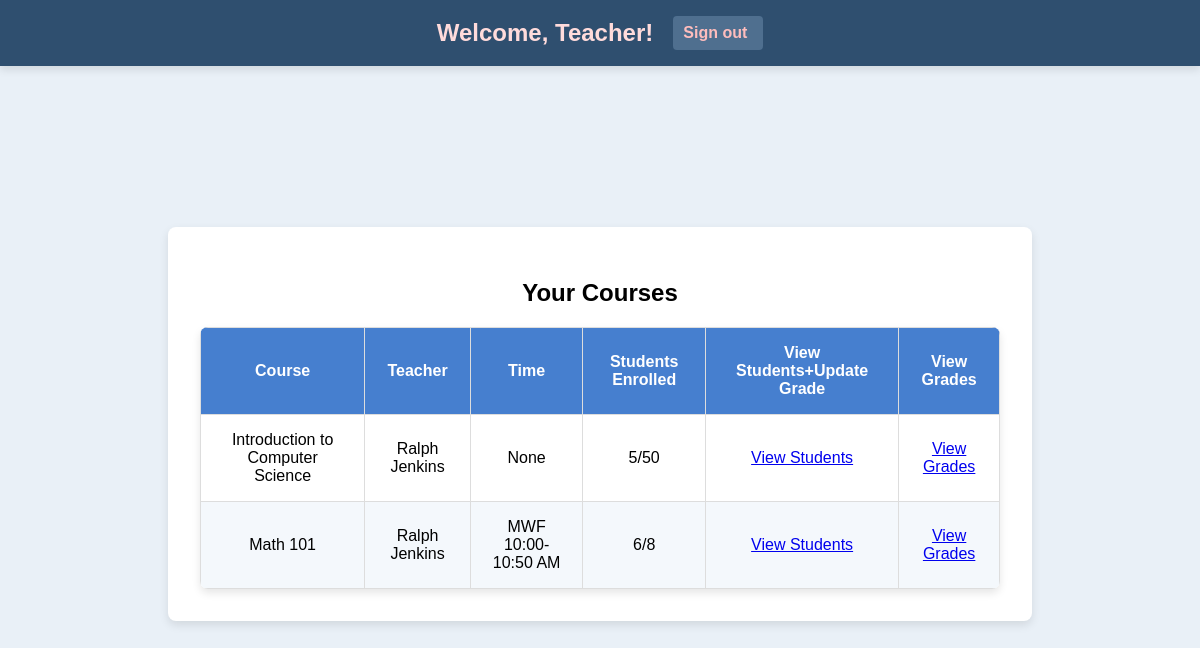
Page /teacher_dashboard (signed in) on the earlier database version.
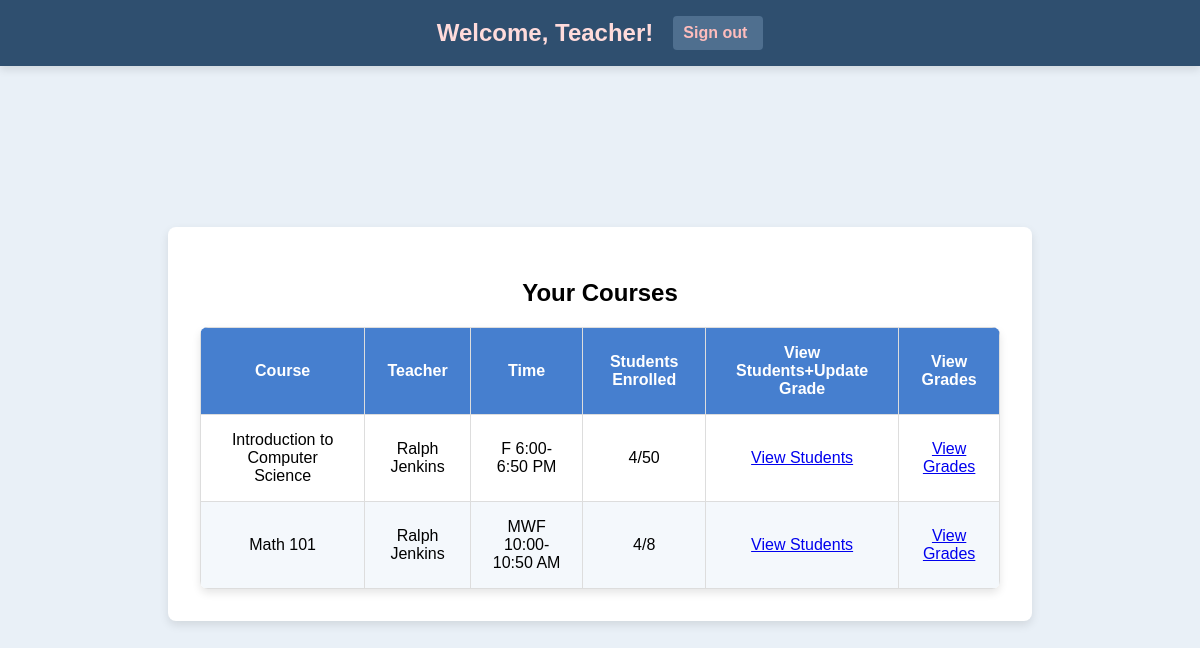
Same page on the later database version.
### app.py (models this page shows, shortened)
class Course(db.Model):
    id = db.Column(db.Integer, primary_key=True)
    course_code = db.Column(db.String(10))
    course_name = db.Column(db.String(100))
    capacity = db.Column(db.Integer)
    teacher_id = db.Column(db.Integer, db.ForeignKey('user.id'))
    teacher = db.relationship('User', backref='teaching_courses', foreign_keys=[teacher_id])
    time = db.Column(db.String(50))
    enrolled_count = db.Column(db.Integer, default=0)

class User(UserMixin, db.Model):
    id = db.Column(db.Integer, primary_key=True)
    username = db.Column(db.String(150))
    password = db.Column(db.String(150))
    role = db.Column(db.String(50))

### app.py (the view)
@app.route('/teacher_dashboard', methods=['GET', 'POST'])
@login_required
def teacher_dashboard():
    if current_user.role != 'teacher':
        flash("Access denied: Only teachers can view this page.", "danger")
        return redirect(url_for('login'))
    teacher_courses = Course.query.filter_by(teacher_id=current_user.id).all()
    if request.method == 'POST':
        flash("Feature not available.", "danger")
        return redirect(url_for('teacher_dashboard'))
    return render_template('teacher_dashboard.html', courses=teacher_courses)

### app.py (called while the page is built)
@login_manager.user_loader
def load_user(user_id):
    return User.query.get(int(user_id))

### templates/teacher_dashboard.html (shortened to what this page needs)
<!DOCTYPE html>
<html lang="en">
<head>
    <link rel="stylesheet" href="{{ url_for('static', filename='styles.css') }}">
</head>
<body>
    <div class="header">
        <h1>Welcome, Teacher!</h1>
        <a href="{{ url_for('teacher_logout') }}" class="sign-out">Sign out</a>
    </div>
    <div class="container">
        <h2>Your Courses</h2>
        <table>
            <thead>
                <tr>
                    <th>Course</th>
                    <th>Teacher</th>
                    <th>Time</th>
                    <th>Students Enrolled</th>
                    <th>View Students+Update Grade</th>
                    <th>View Grades</th>
                </tr>
            </thead>
            <tbody>
                {% for course in courses %}
                <tr>
                    <td>{{ course.course_name }}</td>
                    <td>
                        {% if course.teacher %}
                            {{ course.teacher.username }}
                        {% else %}
                            No teacher assigned
                        {% endif %}
                    </td>
                    <td>{{ course.time }}</td>
                    <td>{{ course.enrolled_count }}/{{ course.capacity }}</td>
                    <td>
                        <a href="{{ url_for('view_students', course_id=course.id) }}" class="button view-students">View Students</a>
                    <td>
                        <a href="{{ url_for('view_grades', course_id=course.id) }}" class="button view-grades">View Grades</a>
                     </td>
                    </td>
                </tr>
                {% endfor %}
            </tbody>
        </table>
    </div>
</body>
</html>

Differences in the rows shown:
changed Course "Introduction to Computer Science": time "None" → "F 6:00-6:50 PM"; enrolled_count "5" → "4"
changed Course "Math 101": enrolled_count "6" → "4"
